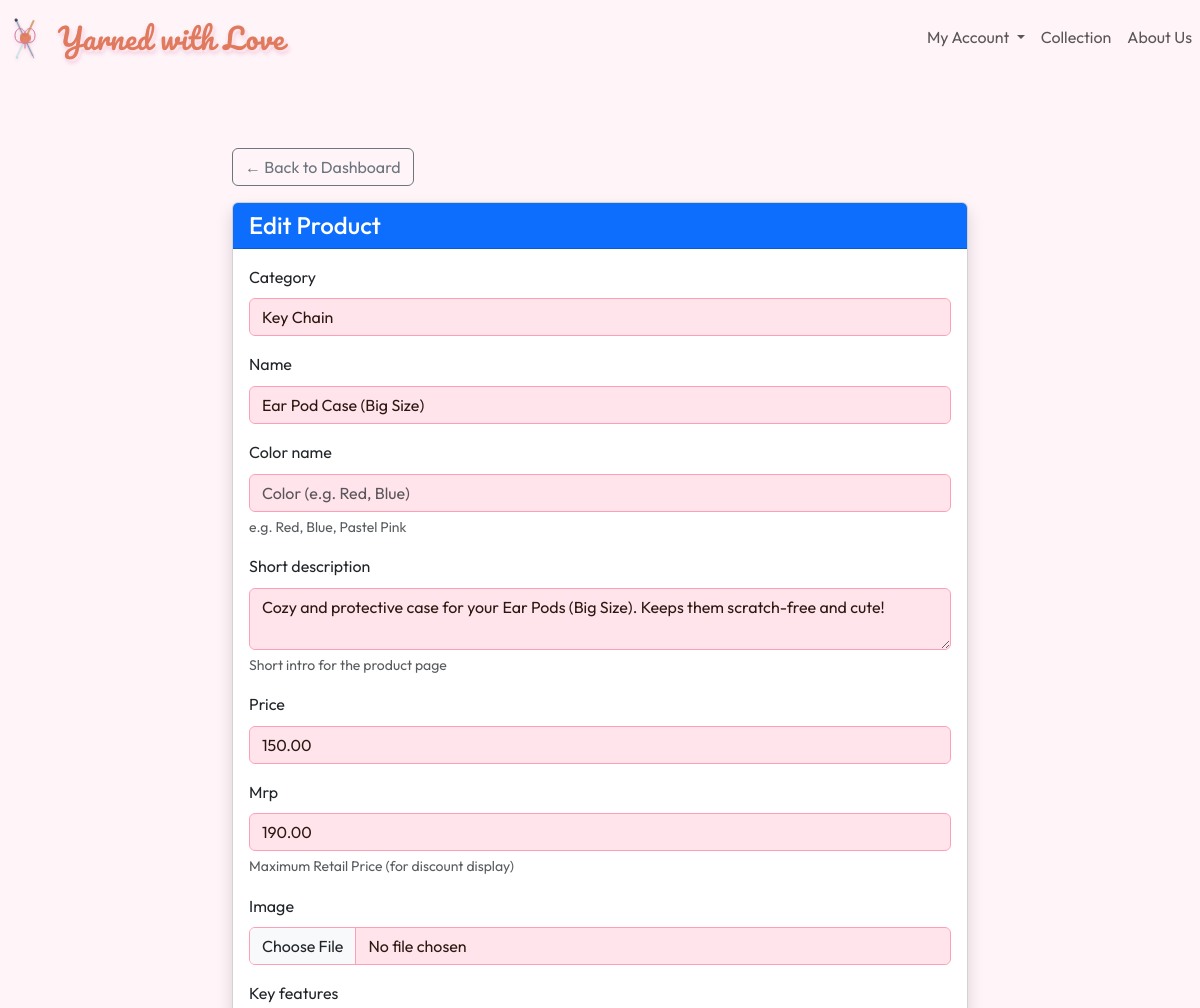
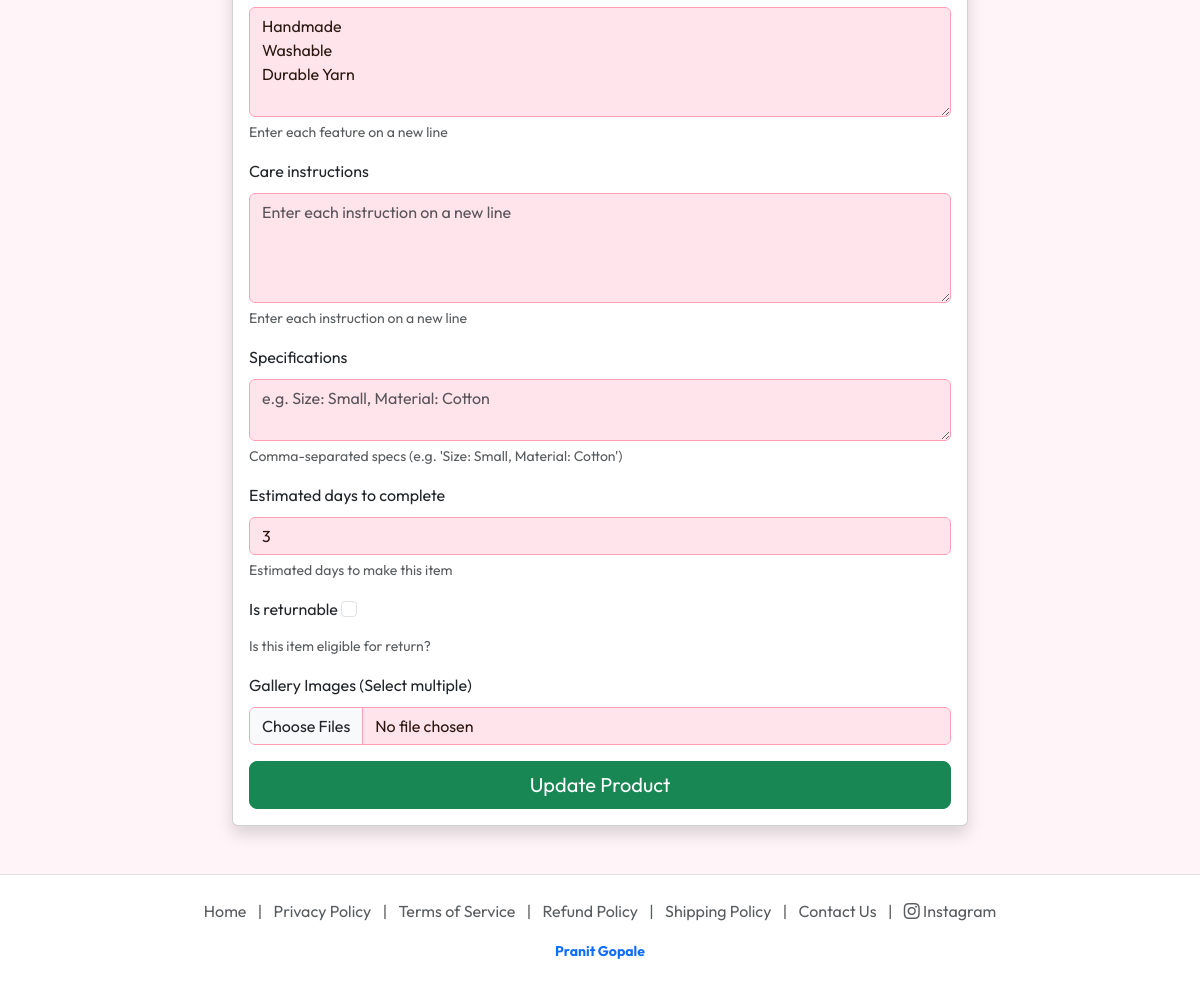
Screenshot of /artisan/product/edit/28/ (signed in) with the database file from the repository (2 pictures, top to bottom).
### store/models.py (models this page shows, shortened)
class Product(models.Model):
    artisan = models.ForeignKey(settings.AUTH_USER_MODEL, on_delete=models.CASCADE, related_name='products')
    category = models.ForeignKey(Category, on_delete=models.SET_NULL, null=True, blank=True)
    name = models.CharField(max_length=200)
    description = models.TextField()
    price = models.DecimalField(max_digits=10, decimal_places=2, validators=[MinValueValidator(0.01)])
    mrp = models.DecimalField(max_digits=10, decimal_places=2, null=True, blank=True, help_text="Maximum Retail Price (for discount display)")
    image = models.ImageField(upload_to='products/', blank=True, null=True)
    color_name = models.CharField(max_length=50, blank=True, null=True, help_text="e.g. Red, Blue, Pastel Pink")
    variant_group = models.UUIDField(default=uuid.uuid4, editable=False, help_text="Products sharing this ID are variants of the same item")
    short_description = models.TextField(blank=True, help_text="Short intro for the product page")
    key_features = models.TextField(blank=True, help_text="Enter each feature on a new line")
    care_instructions = models.TextField(blank=True, help_text="Enter each instruction on a new line")
    specifications = models.TextField(blank=True, help_text="Comma-separated specs (e.g. 'Size: Small, Material: Cotton')")
    is_returnable = models.BooleanField(default=False, help_text="Is this item eligible for return?")
    estimated_days_to_complete = models.PositiveIntegerField(default=7, validators=[MinValueValidator(1)], help_text="Estimated days to make this item")
    is_active = models.BooleanField(default=True, help_text="Uncheck to hide this product")
    created_at = models.DateTimeField(auto_now_add=True)
    updated_at = models.DateTimeField(auto_now=True)
    class Meta:
        ordering = ['-created_at']
        indexes = [
            models.Index(fields=['artisan', '-created_at']),
            models.Index(fields=['category', '-created_at']),
            models.Index(fields=['is_active']),
            models.Index(fields=['variant_group']),
        ]

### store/views.py (the view)
# urls.py: path('artisan/product/edit/<int:pk>/', views.edit_product, name='edit_product'),
@login_required
@user_passes_test(lambda u: u.is_artisan)
def edit_product(request, pk):
    product = get_object_or_404(Product, pk=pk)
    if request.method == 'POST':
        form = ProductForm(request.POST, request.FILES, instance=product)
        if form.is_valid():
            form.save()
            messages.success(request, "Product updated successfully!")
            return redirect('artisan_products_list')
    else:
        form = ProductForm(instance=product)
    return render(request, 'store/add_product.html', {
        'form': form,
        'title': 'Edit Product',
        'is_edit': True
    })

### store/models.py (called while the page is built)
    def __str__(self):
        return self.name

### users/context_processors.py (called while the page is built)
def artisan_global_data(request):
    if request.user.is_authenticated and request.user.is_artisan:
        return {
            'my_products': Product.objects.filter(artisan=request.user)
        }
    return {}

### templates/store/add_product.html (shortened to what this page needs)
{% extends 'base.html' %}
{% block content %}
<div class="container py-5">
    <div class="row justify-content-center mt-4">
        <div class="col-md-8">
            <a href="{% url 'artisan_dashboard' %}" class="btn btn-outline-secondary mb-3">&larr; Back to Dashboard</a>
            <div class="card shadow">
                <div class="card-header bg-primary text-white">
                    <h4 class="mb-0">{{ title|default:"Add New Creation" }}</h4>
                </div>
                <div class="card-body">
                    <form method="post" enctype="multipart/form-data">
                        {% for field in form %}
                        <div class="mb-3">
                            <label class="form-label">{{ field.label }}</label>
                            {{ field }}
                            {% if field.help_text %}
                            <div class="form-text">{{ field.help_text }}</div>
                            {% endif %}
                        </div>
                        {% endfor %}
                        <div class="d-grid">
                            <button type="submit" class="btn btn-success btn-lg">
                                {% if is_edit %}Update Product{% else %}Publish Product{% endif %}
                            </button>
                        </div>
                    </form>
                </div>
            </div>
        </div>
    </div>
</div>
{% endblock %}

### static/css/style.css (style rules this page uses)
:root { --primary-color: #d47fa6; --secondary-color: #ff9eb7; --accent-color: #eebbce; --bg-light: #fff5f9; --text-dark: #2c1810; --white: #ffffff; --shadow: 0 10px 30px rgba(212, 127, 166, 0.15); }
body { font-family: 'Outfit', sans-serif; color: var(--text-dark); background-color: var(--bg-light); margin: 0; line-height: 1.6; }
a { text-decoration: none; color: inherit; transition: 0.3s; }
.form-control { background-color: #ffe4ec !important; border: 1px solid var(--secondary-color); color: var(--text-dark); }

### rows the page displays
Product: form "Key Chain" "Ear Pod Case (Big Size)" "Cozy and protective case for your Ear Pods (Big Size). Keeps them scratch-free and cute!" "150.00" "190.00" "Handmade Washable Durable Yarn" "3"

### other values shown
{{ title|default:"Add New Creation" }} "Edit Product"
{{ field.label }} "Category" "Name" "Color name" "Short description" "Price" "Mrp" "Image" "Key features" "Care instructions" "Specifications" "Estimated days to complete" "Is returnable" "Gallery Images (Select multiple)"
{{ field.help_text }} "e.g. Red, Blue, Pastel Pink" "Short intro for the product page" "Maximum Retail Price (for discount display)" "Enter each feature on a new line" "Enter each instruction on a new line" "Comma-separated specs (e.g. 'Size: Small, Material: Cotton')" "Estimated days to make this item" "Is this item eligible for return?"
